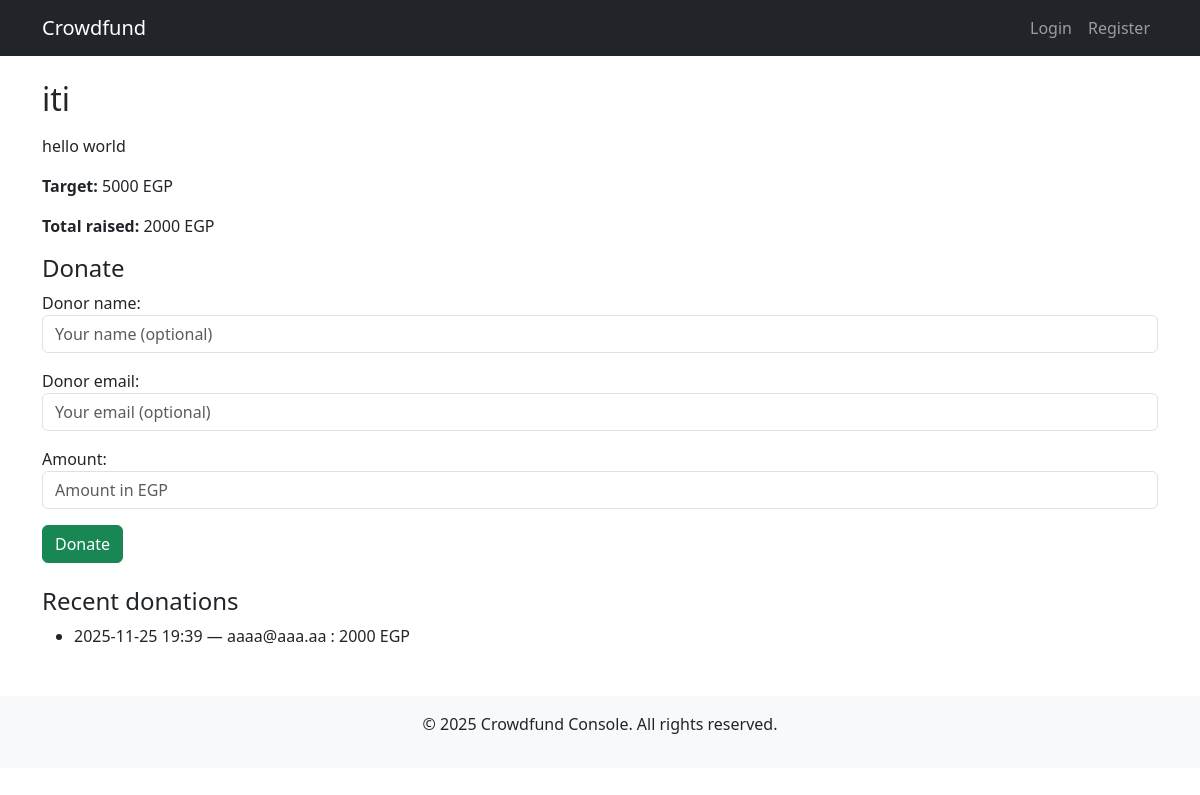
The app's page /projects/1/, older data.
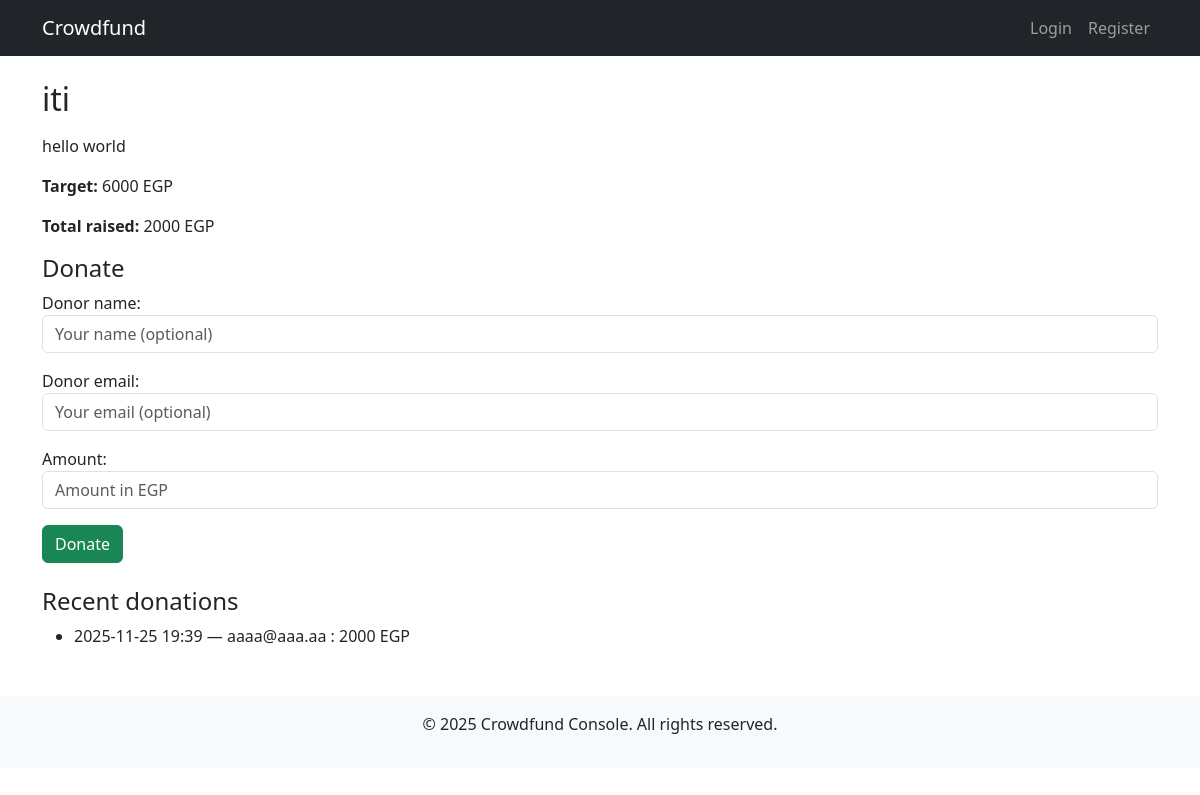
The same page, newer data.
### projects/models.py (models this page shows, shortened)
class Project(models.Model):
    owner = models.ForeignKey(User, on_delete=models.CASCADE, related_name="projects")
    title = models.CharField(max_length=200)
    details = models.TextField(
        help_text="Describe your project in detail. Example: 'We are building a mobile app for farmers to track crops. Our target is to reach 500 users in 6 months...'"
    )
    target_amount = models.PositiveIntegerField(
        validators=[MinValueValidator(1), MaxValueValidator(10_000_000)],
        help_text="Target amount in EGP (Egyptian Pounds)"
    )
    start_date = models.DateField()
    end_date = models.DateField()
    created_at = models.DateTimeField(auto_now_add=True)
    updated_at = models.DateTimeField(auto_now=True)
    is_active = models.BooleanField(default=True)
    def total_donated(self):
        return self.donations.aggregate(total=Sum('amount'))['total'] or 0

### projects/views.py (the view)
# urls.py: path("<int:pk>/", views.ProjectDetailView.as_view(), name="project_detail"),
class ProjectDetailView(DetailView):
    model = Project
    template_name = "projects/project_detail.html"
    context_object_name = "project"
    def get_context_data(self, **kwargs):
        ctx = super().get_context_data(**kwargs)
        ctx["donation_form"] = DonationForm()
        ctx["donations"] = self.object.donations.all()[:10]
        ctx["total_donated"] = self.object.total_donated()
        return ctx

### projects/forms.py (shortened to what this page needs)
class DonationForm(forms.ModelForm):
    class Meta:
        model = Donation
        fields = ["donor_name", "donor_email", "amount"]
        widgets = {
            "donor_name": forms.TextInput(attrs={"class": "form-control", "placeholder": "Your name (optional)"}),
            "donor_email": forms.EmailInput(attrs={"class": "form-control", "placeholder": "Your email (optional)"}),
            "amount": forms.NumberInput(attrs={"class": "form-control", "min": 1, "placeholder": "Amount in EGP"}),
        }

### templates/projects/project_detail.html (shortened to what this page needs)
{% extends 'base.html' %}
{% block content %}
<h2>{{ project.title }}</h2>
<p>{{ project.details|linebreaks }}</p>
<p><strong>Target:</strong> {{ project.target_amount }} EGP</p>
<p><strong>Total raised:</strong> {{ total_donated }} EGP</p>
{% if user.is_authenticated and user == project.owner %}
    <div class="alert alert-info">
        You are the owner of this project. You cannot donate to your own project.
    </div>
    <a href="{% url 'project_edit' pk=project.pk %}" class="btn btn-primary">Edit Project</a>
    <a href="{% url 'project_delete' pk=project.pk %}" class="btn btn-danger">Delete Project</a>
{% else %}
    <h4>Donate</h4>
    <form method="post" action="{% url 'project_donate' pk=project.pk %}">
        {% for field in donation_form %}
            <div class="mb-3">
                {{ field.label_tag }}
                {{ field }}
            </div>
        {% endfor %}
        <button type="submit" class="btn btn-success">Donate</button>
    </form>
{% endif %}
<h4 class="mt-4">Recent donations</h4>
<ul>
    {% for d in donations %}
        <li>
            {{ d.created_at|date:"Y-m-d H:i" }} —
            {% if d.donor %}{{ d.donor.email }}{% else %}{{ d.donor_name|default:d.donor_email }}{% endif %}
            : {{ d.amount }} EGP
        </li>
    {% empty %}
        <li>No donations yet.</li>
    {% endfor %}
</ul>
{% endblock %}

Row changes from the older to the newer data that the page shows:
changed Project "iti": target_amount "5000" → "6000"
